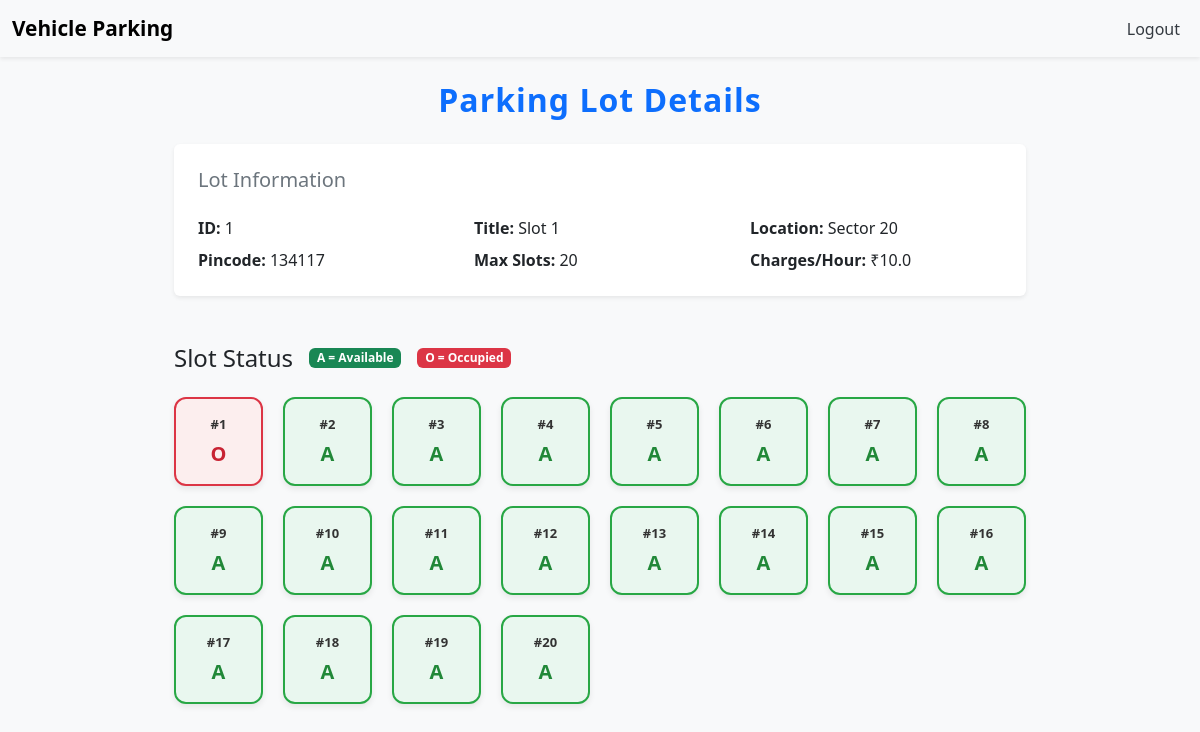
Screenshot of /slot/1/ (signed in) with the database file from the repository.
### models.py (models this page shows)
class LotInfo(db.Model):
    __tablename__ = 'lots_info'
    lot_id = db.Column(db.Integer, primary_key=True)
    lot_title = db.Column(db.String(120), nullable=False)
    lot_location = db.Column(db.String(200))
    lot_zip = db.Column(db.String(10))
    rate_per_hr = db.Column(db.Float, nullable=False)
    total_slots = db.Column(db.Integer, nullable=False)
    slot_list = db.relationship('LotSlot', backref='parent_lot', cascade="all, delete", lazy=True)

class LotSlot(db.Model):
    __tablename__ = 'lot_slots'
    slot_id = db.Column(db.Integer, primary_key=True)
    parent_id = db.Column(db.Integer, db.ForeignKey('lots_info.lot_id'), nullable=False)
    slot_status = db.Column(db.String(1), default='A')  # String type now
    current_reservation = db.relationship('SlotReservation', backref='reserved_slot', lazy=True, uselist=False)

### routes.py (the view)
    @app.route('/slot/<int:slot_id>/')
    def view_slot(slot_id):
        slot = LotInfo.query.get(slot_id)
        if not slot:
            flash("Slot not found.")
            return redirect(url_for('admin_login'))
        return render_template('show_slot.html', slot=slot)

### templates/show_slot.html (shortened to what this page needs)
{% extends "layout.html" %}
{% block content %}
<div class="container mt-4 mb-5">
    <h2 class="text-center mb-4 text-primary fw-semibold" style="letter-spacing: 1px;">Parking Lot Details</h2>
    <div class="p-4 bg-white rounded shadow-sm mb-5">
        <h5 class="text-secondary mb-4">Lot Information</h5>
        <div class="row mb-2">
            <div class="col-md-4"><strong>ID:</strong> {{ slot.lot_id }}</div>
            <div class="col-md-4"><strong>Title:</strong> {{ slot.lot_title }}</div>
            <div class="col-md-4"><strong>Location:</strong> {{ slot.lot_location }}</div>
        </div>
        <div class="row">
            <div class="col-md-4"><strong>Pincode:</strong> {{ slot.lot_zip }}</div>
            <div class="col-md-4"><strong>Max Slots:</strong> {{ slot.total_slots }}</div>
            <div class="col-md-4"><strong>Charges/Hour:</strong> ₹{{ slot.rate_per_hr }}</div>
        </div>
    </div>
    <div class="mb-4 d-flex align-items-center gap-3">
        <h4 class="text-dark mb-0">Slot Status</h4>
        <span class="badge bg-success">A = Available</span>
        <span class="badge bg-danger">O = Occupied</span>
    </div>
    <div class="slot-grid">
        {% for slot_obj in slot.slot_list %}
            <div class="slot-box {% if slot_obj.slot_status == 'O' %}occupied{% else %}available{% endif %}">
                <div class="slot-number">#{{ loop.index }}</div>
                <div class="slot-status">{{ slot_obj.slot_status }}</div>
            </div>
        {% endfor %}
    </div>
</div>
{% endblock %}

### templates/navbar.html (style rules this page uses)
body { background-color: #f8f9fa; }

### templates/show_slot.html (style rules this page uses)
.container { max-width: 900px; }
.slot-grid { display: grid; grid-template-columns: repeat(auto-fill, minmax(85px, 1fr)); gap: 20px; margin-top: 25px; }
.slot-box { aspect-ratio: 1/1; border-radius: 12px; display: flex; flex-direction: column; justify-content: center; align-items: center; font-weight: 600; font-family: 'Segoe UI', sans-serif; box-shadow: 0 3px 6px rgba(0,0,0,0.08); transition: all 0.2s ease-in-out; }
.slot-box.available { background-color: #e9f7ef; border: 2px solid #28a745; color: #218838; }
.slot-box.occupied { background-color: #fceeee; border: 2px solid #dc3545; color: #c82333; }
.slot-number { font-size: 13px; margin-bottom: 4px; color: #333; }
.slot-status { font-size: 20px; }

### rows the page displays
LotInfo: lot_id "1", lot_title "Slot 1", lot_location "Sector 20", lot_zip "134117", total_slots "20", rate_per_hr "10.0"
LotSlot: slot_status "O"
LotSlot: slot_status "A"
LotSlot: slot_status "A"
LotSlot: slot_status "A"
LotSlot: slot_status "A"
LotSlot: slot_status "A"
LotSlot: slot_status "A"
LotSlot: slot_status "A"
LotSlot: slot_status "A"
LotSlot: slot_status "A"
LotSlot: slot_status "A"
LotSlot: slot_status "A"
LotSlot: slot_status "A"
LotSlot: slot_status "A"
LotSlot: slot_status "A"
LotSlot: slot_status "A"
LotSlot: slot_status "A"
LotSlot: slot_status "A"
LotSlot: slot_status "A"
LotSlot: slot_status "A"
